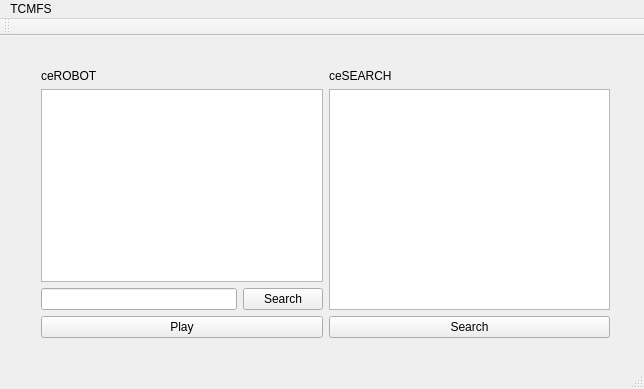
<?xml version="1.0" encoding="UTF-8"?>
<ui version="4.0">
 <class>MainWindow</class>
 <widget class="QMainWindow" name="MainWindow">
  <property name="geometry">
   <rect>
    <x>0</x>
    <y>0</y>
    <width>644</width>
    <height>389</height>
   </rect>
  </property>
  <property name="windowTitle">
   <string>MainWindow</string>
  </property>
  <widget class="QWidget" name="centralWidget">
   <widget class="QWidget" name="layoutWidget">
    <property name="geometry">
     <rect>
      <x>30</x>
      <y>22</y>
      <width>591</width>
      <height>291</height>
     </rect>
    </property>
    <layout class="QHBoxLayout" name="horizontalLayout_2">
     <item>
      <layout class="QVBoxLayout" name="verticalLayout_2">
       <item>
        <widget class="QLabel" name="label">
         <property name="text">
          <string>ceROBOT</string>
         </property>
        </widget>
       </item>
       <item>
        <widget class="QListWidget" name="listResult"/>
       </item>
       <item>
        <layout class="QHBoxLayout" name="horizontalLayout">
         <item>
          <widget class="QLineEdit" name="searchVideoLine"/>
         </item>
         <item>
          <widget class="QPushButton" name="ceROBOTButton">
           <property name="text">
            <string>Search</string>
           </property>
          </widget>
         </item>
        </layout>
       </item>
       <item>
        <widget class="QPushButton" name="playButton">
         <property name="text">
          <string>Play</string>
         </property>
        </widget>
       </item>
      </layout>
     </item>
     <item>
      <layout class="QVBoxLayout" name="verticalLayout_3">
       <item>
        <widget class="QLabel" name="label_2">
         <property name="text">
          <string>ceSEARCH</string>
         </property>
        </widget>
       </item>
       <item>
        <widget class="QListWidget" name="folder"/>
       </item>
       <item>
        <widget class="QPushButton" name="ceSEARCHButton">
         <property name="text">
          <string>Search</string>
         </property>
        </widget>
       </item>
      </layout>
     </item>
    </layout>
   </widget>
  </widget>
  <widget class="QMenuBar" name="menuBar">
   <property name="geometry">
    <rect>
     <x>0</x>
     <y>0</y>
     <width>644</width>
     <height>22</height>
    </rect>
   </property>
   <widget class="QMenu" name="menuTCMFS">
    <property name="title">
     <string>TCMFS</string>
    </property>
   </widget>
   <addaction name="menuTCMFS"/>
  </widget>
  <widget class="QToolBar" name="mainToolBar">
   <attribute name="toolBarArea">
    <enum>TopToolBarArea</enum>
   </attribute>
   <attribute name="toolBarBreak">
    <bool>false</bool>
   </attribute>
  </widget>
  <widget class="QStatusBar" name="statusBar"/>
 </widget>
 <layoutdefault spacing="6" margin="11"/>
 <resources/>
 <connections/>
</ui>
